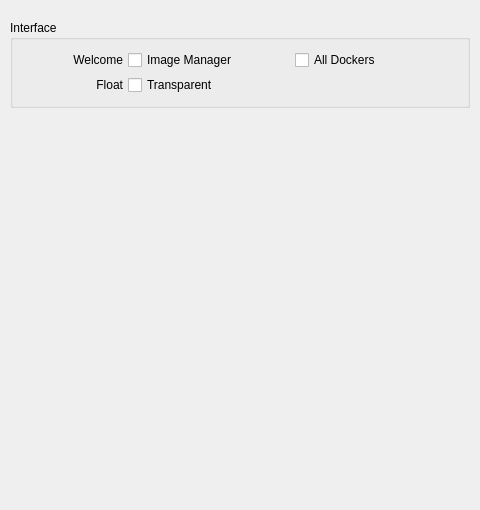
            <widget class="QWidget" name="scroll_area_contents_system">
             <property name="geometry">
              <rect>
               <x>0</x>
               <y>0</y>
               <width>480</width>
               <height>510</height>
              </rect>
             </property>
             <layout class="QVBoxLayout" name="scroll_area_contents_system_layout">
              <property name="spacing">
               <number>5</number>
              </property>
              <property name="leftMargin">
               <number>10</number>
              </property>
              <property name="topMargin">
               <number>20</number>
              </property>
              <property name="rightMargin">
               <number>10</number>
              </property>
              <property name="bottomMargin">
               <number>10</number>
              </property>
              <item>
               <widget class="QGroupBox" name="group_interface">
                <property name="focusPolicy">
                 <enum>Qt::NoFocus</enum>
                </property>
                <property name="title">
                 <string>Interface</string>
                </property>
                <layout class="QGridLayout" name="group_interface_layout">
                 <property name="leftMargin">
                  <number>10</number>
                 </property>
                 <property name="topMargin">
                  <number>10</number>
                 </property>
                 <property name="rightMargin">
                  <number>10</number>
                 </property>
                 <property name="bottomMargin">
                  <number>10</number>
                 </property>
                 <property name="spacing">
                  <number>5</number>
                 </property>
                 <item row="0" column="1">
                  <widget class="QCheckBox" name="sow_imagine">
                   <property name="sizePolicy">
                    <sizepolicy hsizetype="Ignored" vsizetype="Fixed">
                     <horstretch>0</horstretch>
                     <verstretch>0</verstretch>
                    </sizepolicy>
                   </property>
                   <property name="minimumSize">
                    <size>
                     <width>0</width>
                     <height>20</height>
                    </size>
                   </property>
                   <property name="maximumSize">
                    <size>
                     <width>16777215</width>
                     <height>20</height>
                    </size>
                   </property>
                   <property name="text">
                    <string>Image Manager</string>
                   </property>
                  </widget>
                 </item>
                 <item row="1" column="1">
                  <widget class="QCheckBox" name="transparent">
                   <property name="sizePolicy">
                    <sizepolicy hsizetype="Ignored" vsizetype="Fixed">
                     <horstretch>0</horstretch>
                     <verstretch>0</verstretch>
                    </sizepolicy>
                   </property>
                   <property name="minimumSize">
                    <size>
                     <width>0</width>
                     <height>20</height>
                    </size>
                   </property>
                   <property name="maximumSize">
                    <size>
                     <width>16777215</width>
                     <height>20</height>
                    </size>
                   </property>
                   <property name="focusPolicy">
                    <enum>Qt::NoFocus</enum>
                   </property>
                   <property name="text">
                    <string>Transparent</string>
                   </property>
                  </widget>
                 </item>
                 <item row="1" column="0">
                  <widget class="QLabel" name="label_float">
                   <property name="minimumSize">
                    <size>
                     <width>100</width>
                     <height>20</height>
                    </size>
                   </property>
                   <property name="maximumSize">
                    <size>
                     <width>100</width>
                     <height>20</height>
                    </size>
                   </property>
                   <property name="focusPolicy">
                    <enum>Qt::NoFocus</enum>
                   </property>
                   <property name="text">
                    <string>Float</string>
                   </property>
                   <property name="alignment">
                    <set>Qt::AlignRight|Qt::AlignTrailing|Qt::AlignVCenter</set>
                   </property>
                  </widget>
                 </item>
                 <item row="0" column="2">
                  <widget class="QCheckBox" name="sow_dockers">
                   <property name="sizePolicy">
                    <sizepolicy hsizetype="Ignored" vsizetype="Fixed">
                     <horstretch>0</horstretch>
                     <verstretch>0</verstretch>
                    </sizepolicy>
                   </property>
                   <property name="minimumSize">
                    <size>
                     <width>0</width>
                     <height>20</height>
                    </size>
                   </property>
                   <property name="maximumSize">
                    <size>
                     <width>16777215</width>
                     <height>20</height>
                    </size>
                   </property>
                   <property name="text">
                    <string>All Dockers</string>
                   </property>
                  </widget>
                 </item>
                 <item row="0" column="0">
                  <widget class="QLabel" name="label_sow">
                   <property name="minimumSize">
                    <size>
                     <width>100</width>
                     <height>20</height>
                    </size>
                   </property>
                   <property name="maximumSize">
                    <size>
                     <width>100</width>
                     <height>20</height>
                    </size>
                   </property>
                   <property name="text">
                    <string>Welcome</string>
                   </property>
                   <property name="alignment">
                    <set>Qt::AlignRight|Qt::AlignTrailing|Qt::AlignVCenter</set>
                   </property>
                  </widget>
                 </item>
                </layout>
               </widget>
              </item>
              <item>
               <spacer name="vertical_spacer_system">
                <property name="focusPolicy">
                 <enum>Qt::NoFocus</enum>
                </property>
                <property name="orientation">
                 <enum>Qt::Vertical</enum>
                </property>
                <property name="sizeHint" stdset="0">
                 <size>
                  <width>0</width>
                  <height>0</height>
                 </size>
                </property>
               </spacer>
              </item>
             </layout>
            </widget>
